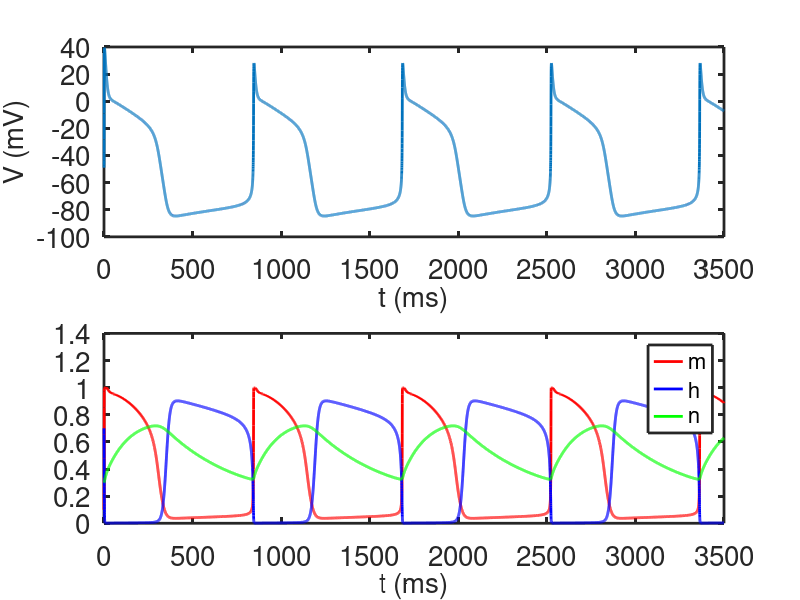
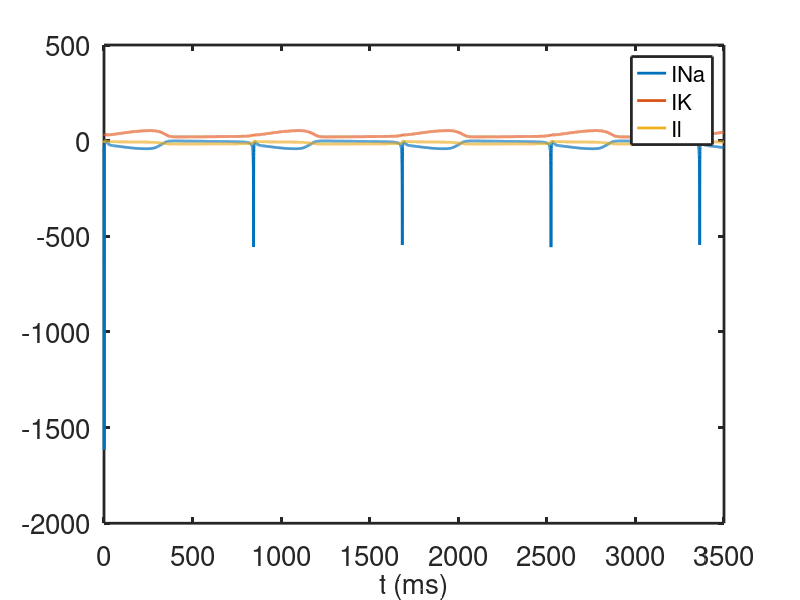

The MATLAB source for these figures, in order:
%  -------------------------------------------------------------------%%   ODE integrator for the Noble Purkinje fiber model equations.%%   For Chapter 12, Section 12.2.1 of%   Keener and Sneyd, Mathematical Physiology, 3rd Edition, Springer.%%   Written by James Keener and James Sneyd.%%  -------------------------------------------------------------------%%%%%%%%%%%%%%%%%%%%%%%%%%%%%%%%%%%%%%%%%%%%%%%%%%%%%%%%%%%%%%%%%%%%%%%%%%%%%%                                                                           %%  The vector S = [ V m h n] contains                             %%  V (the membrane potential), and gating variables m, h, n.                                                        %%                                                                           %%%%%%%%%%%%%%%%%%%%%%%%%%%%%%%%%%%%%%%%%%%%%%%%%%%%%%%%%%%%%%%%%%%%%%%%%%%%%%function Noble_ode%this uses a slightly different way of organizing parametersclose allclear allclcset(0,                           ...   'defaultaxesfontsize', 20,   ...   'defaultaxeslinewidth', 2.0, ...   'defaultlinelinewidth', 2.0);% The natural period is about 800'global gnabar Vna gan Van Vk cm C V0 Inpgnabar = 400.;Vna = 40.;gan = 0.14;Van = 40.;Vk = -100.;cm = 12.;%The matrix C contains parameters for alpha beta'sC=[[0,0,0.1,-1,-1/15];  [0,0,-0.12,-1,0.2];     [0.17, -0.05 ,0 ,0 ,0];[1,0,0,1,-0.1];     [0, 0, 0.0001,-1,-0.1];[0.002,-0.0125,0,0,0]];V0=[-48;-8;-90;-42;-50;-90];tstep = .2;t_end = 3500;% specify initial data:Inp = 0; %.8;V = -49;m=0.1;h = 0.7;n = 0.3;%specify the output pointstspan = [0:tstep:t_end];s0 = [V;m;h;n];[T,S] = ode23(@NobledeRHS,tspan, s0, odeset('maxstep',1));V = S(:,1);m = S(:,2);h = S(:,3);n = S(:,4);figure(1)subplot(2,1,1)plot(T,V,'linewidth',2)xlabel('t (ms)','fontsize',20)ylabel('V (mV)','fontsize',20)subplot(2,1,2)plot(T,m,'r',T,h,'b',T,n,'g','linewidth',2)legend('m','h','n','fontsize',16)xlabel('t (ms)','fontsize',20)for j = 1:length(T)    s = S(j,:);    currents = IV(s);    INa(j) = currents(1);    IK(j) = currents(2);    Icl(j) = currents(3);endfigure(3)plot(T,INa,T,IK,T,Icl,'linewidth',2)legend('INa','IK','Il','fontsize',16)xlabel('t (ms)','fontsize',20)end % of main% ------------------------------------------%%%the right hand side for ode simulation:function s_prime=NobledeRHS(t,s)global gnabar Vna gan Van Vk C Inp cmV = s(1);m = s(2);n = s(4);h = s(3);alphabeta=ab(V);currents = IV(s);INa = currents(1);IK = currents(2);Ian = currents(3);Fv = -(INa+IK+Ian +Inp)/cm;Fg = alphabeta(1:2:5).*(1-s(2:4))-alphabeta(2:2:6).*s(2:4);s_prime = [Fv ; Fg];end%%function currents=IV(s)global gnabar Vna gan Van Vk cm InpV = s(1);m = s(2);n = s(4);h = s(3);gna = gnabar*m.^3*h ;gk1 = 1.2*exp(-(V+90.)/50.) + 0.015*exp((V+90.)/60.);gk2 = 1.2*n.^4;INa = gna*(V-Vna);Ik = (gk1+gk2)*(V-Vk);Ian = gan*(V-Van);currents = [INa, Ik, Ian];end%%function alphabeta=ab(V)% there are 5 parameters C for each alpha, betaglobal C V0alphabeta = (C(:,1).*exp(C(:,2).*(V-V0))+C(:,3).*(V-V0))./(1+C(:,4).*exp(C(:,5).*(V-V0)));end